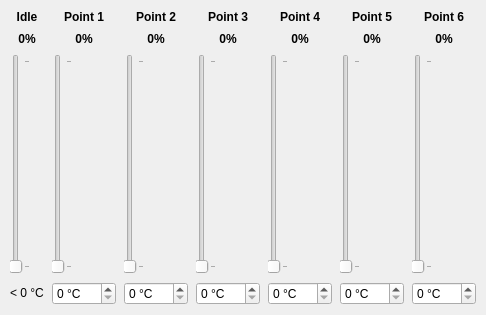
                 <widget class="QWidget" name="tabWidgetPage1">
                  <attribute name="title">
                   <string>CPU Fan</string>
                  </attribute>
                  <layout class="QGridLayout" name="fan1Layout">
                   <property name="leftMargin">
                    <number>10</number>
                   </property>
                   <property name="topMargin">
                    <number>10</number>
                   </property>
                   <property name="rightMargin">
                    <number>10</number>
                   </property>
                   <property name="bottomMargin">
                    <number>10</number>
                   </property>
                   <property name="horizontalSpacing">
                    <number>8</number>
                   </property>
                   <property name="verticalSpacing">
                    <number>8</number>
                   </property>
                   <item row="0" column="0">
                    <widget class="QLabel" name="fan1IdleHeaderLabel">
                     <property name="font">
                      <font>
                       <bold>true</bold>
                      </font>
                     </property>
                     <property name="text">
                      <string>Idle</string>
                     </property>
                     <property name="alignment">
                      <set>Qt::AlignmentFlag::AlignCenter</set>
                     </property>
                     <property name="toolTip">
                      <string>Duty used while the temperature is below the first curve point.</string>
                     </property>
                    </widget>
                   </item>
                   <item row="0" column="1">
                    <widget class="QLabel" name="fan1Point1HeaderLabel">
                     <property name="font">
                      <font>
                       <bold>true</bold>
                      </font>
                     </property>
                     <property name="text">
                      <string>Point 1</string>
                     </property>
                     <property name="alignment">
                      <set>Qt::AlignmentFlag::AlignCenter</set>
                     </property>
                    </widget>
                   </item>
                   <item row="0" column="2">
                    <widget class="QLabel" name="fan1Point2HeaderLabel">
                     <property name="font">
                      <font>
                       <bold>true</bold>
                      </font>
                     </property>
                     <property name="text">
                      <string>Point 2</string>
                     </property>
                     <property name="alignment">
                      <set>Qt::AlignmentFlag::AlignCenter</set>
                     </property>
                    </widget>
                   </item>
                   <item row="0" column="3">
                    <widget class="QLabel" name="fan1Point3HeaderLabel">
                     <property name="font">
                      <font>
                       <bold>true</bold>
                      </font>
                     </property>
                     <property name="text">
                      <string>Point 3</string>
                     </property>
                     <property name="alignment">
                      <set>Qt::AlignmentFlag::AlignCenter</set>
                     </property>
                    </widget>
                   </item>
                   <item row="0" column="4">
                    <widget class="QLabel" name="fan1Point4HeaderLabel">
                     <property name="font">
                      <font>
                       <bold>true</bold>
                      </font>
                     </property>
                     <property name="text">
                      <string>Point 4</string>
                     </property>
                     <property name="alignment">
                      <set>Qt::AlignmentFlag::AlignCenter</set>
                     </property>
                    </widget>
                   </item>
                   <item row="0" column="5">
                    <widget class="QLabel" name="fan1Point5HeaderLabel">
                     <property name="font">
                      <font>
                       <bold>true</bold>
                      </font>
                     </property>
                     <property name="text">
                      <string>Point 5</string>
                     </property>
                     <property name="alignment">
                      <set>Qt::AlignmentFlag::AlignCenter</set>
                     </property>
                    </widget>
                   </item>
                   <item row="0" column="6">
                    <widget class="QLabel" name="fan1Point6HeaderLabel">
                     <property name="font">
                      <font>
                       <bold>true</bold>
                      </font>
                     </property>
                     <property name="text">
                      <string>Point 6</string>
                     </property>
                     <property name="alignment">
                      <set>Qt::AlignmentFlag::AlignCenter</set>
                     </property>
                    </widget>
                   </item>
                   <item row="1" column="0">
                    <widget class="QLabel" name="fan1Speed1Label">
                     <property name="font">
                      <font>
                       <bold>true</bold>
                      </font>
                     </property>
                     <property name="text">
                      <string notr="true">0%</string>
                     </property>
                     <property name="alignment">
                      <set>Qt::AlignmentFlag::AlignCenter</set>
                     </property>
                     <property name="toolTip">
                      <string>Idle duty in percent.</string>
                     </property>
                    </widget>
                   </item>
                   <item row="1" column="1">
                    <widget class="QLabel" name="fan1Speed2Label">
                     <property name="font">
                      <font>
                       <bold>true</bold>
                      </font>
                     </property>
                     <property name="text">
                      <string notr="true">0%</string>
                     </property>
                     <property name="alignment">
                      <set>Qt::AlignmentFlag::AlignCenter</set>
                     </property>
                     <property name="toolTip">
                      <string>Duty at curve point 1 in percent.</string>
                     </property>
                    </widget>
                   </item>
                   <item row="1" column="2">
                    <widget class="QLabel" name="fan1Speed3Label">
                     <property name="font">
                      <font>
                       <bold>true</bold>
                      </font>
                     </property>
                     <property name="text">
                      <string notr="true">0%</string>
                     </property>
                     <property name="alignment">
                      <set>Qt::AlignmentFlag::AlignCenter</set>
                     </property>
                     <property name="toolTip">
                      <string>Duty at curve point 2 in percent.</string>
                     </property>
                    </widget>
                   </item>
                   <item row="1" column="3">
                    <widget class="QLabel" name="fan1Speed4Label">
                     <property name="font">
                      <font>
                       <bold>true</bold>
                      </font>
                     </property>
                     <property name="text">
                      <string notr="true">0%</string>
                     </property>
                     <property name="alignment">
                      <set>Qt::AlignmentFlag::AlignCenter</set>
                     </property>
                     <property name="toolTip">
                      <string>Duty at curve point 3 in percent.</string>
                     </property>
                    </widget>
                   </item>
                   <item row="1" column="4">
                    <widget class="QLabel" name="fan1Speed5Label">
                     <property name="font">
                      <font>
                       <bold>true</bold>
                      </font>
                     </property>
                     <property name="text">
                      <string notr="true">0%</string>
                     </property>
                     <property name="alignment">
                      <set>Qt::AlignmentFlag::AlignCenter</set>
                     </property>
                     <property name="toolTip">
                      <string>Duty at curve point 4 in percent.</string>
                     </property>
                    </widget>
                   </item>
                   <item row="1" column="5">
                    <widget class="QLabel" name="fan1Speed6Label">
                     <property name="font">
                      <font>
                       <bold>true</bold>
                      </font>
                     </property>
                     <property name="text">
                      <string notr="true">0%</string>
                     </property>
                     <property name="alignment">
                      <set>Qt::AlignmentFlag::AlignCenter</set>
                     </property>
                     <property name="toolTip">
                      <string>Duty at curve point 5 in percent.</string>
                     </property>
                    </widget>
                   </item>
                   <item row="1" column="6">
                    <widget class="QLabel" name="fan1Speed7Label">
                     <property name="font">
                      <font>
                       <bold>true</bold>
                      </font>
                     </property>
                     <property name="text">
                      <string notr="true">0%</string>
                     </property>
                     <property name="alignment">
                      <set>Qt::AlignmentFlag::AlignCenter</set>
                     </property>
                     <property name="toolTip">
                      <string>Duty at curve point 6 in percent.</string>
                     </property>
                    </widget>
                   </item>
                   <item row="2" column="0">
                    <widget class="QSlider" name="fan1Speed1Slider">
                     <property name="sizePolicy">
                      <sizepolicy hsizetype="Fixed" vsizetype="Expanding">
                       <horstretch>0</horstretch>
                       <verstretch>0</verstretch>
                      </sizepolicy>
                     </property>
                     <property name="minimumSize">
                      <size>
                       <width>0</width>
                       <height>220</height>
                      </size>
                     </property>
                     <property name="toolTip">
                      <string>Idle duty (percent) used below the first temperature point.</string>
                     </property>
                     <property name="maximum">
                      <number>100</number>
                     </property>
                     <property name="orientation">
                      <enum>Qt::Orientation::Vertical</enum>
                     </property>
                     <property name="tickPosition">
                      <enum>QSlider::TickPosition::TicksBelow</enum>
                     </property>
                     <property name="tickInterval">
                      <number>100</number>
                     </property>
                    </widget>
                   </item>
                   <item row="2" column="1">
                    <widget class="QSlider" name="fan1Speed2Slider">
                     <property name="sizePolicy">
                      <sizepolicy hsizetype="Fixed" vsizetype="Expanding">
                       <horstretch>0</horstretch>
                       <verstretch>0</verstretch>
                      </sizepolicy>
                     </property>
                     <property name="minimumSize">
                      <size>
                       <width>0</width>
                       <height>220</height>
                      </size>
                     </property>
                     <property name="toolTip">
                      <string>Duty (percent) at curve point 1.</string>
                     </property>
                     <property name="maximum">
                      <number>100</number>
                     </property>
                     <property name="orientation">
                      <enum>Qt::Orientation::Vertical</enum>
                     </property>
                     <property name="tickPosition">
                      <enum>QSlider::TickPosition::TicksBelow</enum>
                     </property>
                     <property name="tickInterval">
                      <number>100</number>
                     </property>
                    </widget>
                   </item>
                   <item row="2" column="2">
                    <widget class="QSlider" name="fan1Speed3Slider">
                     <property name="sizePolicy">
                      <sizepolicy hsizetype="Fixed" vsizetype="Expanding">
                       <horstretch>0</horstretch>
                       <verstretch>0</verstretch>
                      </sizepolicy>
                     </property>
                     <property name="minimumSize">
                      <size>
                       <width>0</width>
                       <height>220</height>
                      </size>
                     </property>
                     <property name="toolTip">
                      <string>Duty (percent) at curve point 2.</string>
                     </property>
                     <property name="maximum">
                      <number>100</number>
                     </property>
                     <property name="orientation">
                      <enum>Qt::Orientation::Vertical</enum>
                     </property>
                     <property name="tickPosition">
                      <enum>QSlider::TickPosition::TicksBelow</enum>
                     </property>
                     <property name="tickInterval">
                      <number>100</number>
                     </property>
                    </widget>
                   </item>
                   <item row="2" column="3">
                    <widget class="QSlider" name="fan1Speed4Slider">
                     <property name="sizePolicy">
                      <sizepolicy hsizetype="Fixed" vsizetype="Expanding">
                       <horstretch>0</horstretch>
                       <verstretch>0</verstretch>
                      </sizepolicy>
                     </property>
                     <property name="minimumSize">
                      <size>
                       <width>0</width>
                       <height>220</height>
                      </size>
                     </property>
                     <property name="toolTip">
                      <string>Duty (percent) at curve point 3.</string>
                     </property>
                     <property name="maximum">
                      <number>100</number>
                     </property>
                     <property name="orientation">
                      <enum>Qt::Orientation::Vertical</enum>
                     </property>
                     <property name="tickPosition">
                      <enum>QSlider::TickPosition::TicksBelow</enum>
                     </property>
                     <property name="tickInterval">
                      <number>100</number>
                     </property>
                    </widget>
                   </item>
                   <item row="2" column="4">
                    <widget class="QSlider" name="fan1Speed5Slider">
                     <property name="sizePolicy">
                      <sizepolicy hsizetype="Fixed" vsizetype="Expanding">
                       <horstretch>0</horstretch>
                       <verstretch>0</verstretch>
                      </sizepolicy>
                     </property>
                     <property name="minimumSize">
                      <size>
                       <width>0</width>
                       <height>220</height>
                      </size>
                     </property>
                     <property name="toolTip">
                      <string>Duty (percent) at curve point 4.</string>
                     </property>
                     <property name="maximum">
                      <number>100</number>
                     </property>
                     <property name="orientation">
                      <enum>Qt::Orientation::Vertical</enum>
                     </property>
                     <property name="tickPosition">
                      <enum>QSlider::TickPosition::TicksBelow</enum>
                     </property>
                     <property name="tickInterval">
                      <number>100</number>
                     </property>
                    </widget>
                   </item>
                   <item row="2" column="5">
                    <widget class="QSlider" name="fan1Speed6Slider">
                     <property name="sizePolicy">
                      <sizepolicy hsizetype="Fixed" vsizetype="Expanding">
                       <horstretch>0</horstretch>
                       <verstretch>0</verstretch>
                      </sizepolicy>
                     </property>
                     <property name="minimumSize">
                      <size>
                       <width>0</width>
                       <height>220</height>
                      </size>
                     </property>
                     <property name="toolTip">
                      <string>Duty (percent) at curve point 5.</string>
                     </property>
                     <property name="maximum">
                      <number>100</number>
                     </property>
                     <property name="orientation">
                      <enum>Qt::Orientation::Vertical</enum>
                     </property>
                     <property name="tickPosition">
                      <enum>QSlider::TickPosition::TicksBelow</enum>
                     </property>
                     <property name="tickInterval">
                      <number>100</number>
                     </property>
                    </widget>
                   </item>
                   <item row="2" column="6">
                    <widget class="QSlider" name="fan1Speed7Slider">
                     <property name="sizePolicy">
                      <sizepolicy hsizetype="Fixed" vsizetype="Expanding">
                       <horstretch>0</horstretch>
                       <verstretch>0</verstretch>
                      </sizepolicy>
                     </property>
                     <property name="minimumSize">
                      <size>
                       <width>0</width>
                       <height>220</height>
                      </size>
                     </property>
                     <property name="toolTip">
                      <string>Duty (percent) at curve point 6.</string>
                     </property>
                     <property name="maximum">
                      <number>100</number>
                     </property>
                     <property name="orientation">
                      <enum>Qt::Orientation::Vertical</enum>
                     </property>
                     <property name="tickPosition">
                      <enum>QSlider::TickPosition::TicksBelow</enum>
                     </property>
                     <property name="tickInterval">
                      <number>100</number>
                     </property>
                    </widget>
                   </item>
                   <item row="3" column="0">
                    <widget class="QLabel" name="fan1Speed1TempLabel">
                     <property name="text">
                      <string notr="true">&lt; 0 °C</string>
                     </property>
                     <property name="alignment">
                      <set>Qt::AlignmentFlag::AlignCenter</set>
                     </property>
                     <property name="toolTip">
                      <string>Idle duty applies below the first temperature point.</string>
                     </property>
                    </widget>
                   </item>
                   <item row="3" column="1">
                    <widget class="QSpinBox" name="fan1Speed2TempSpinBox">
                     <property name="maximumSize">
                      <size>
                       <width>70</width>
                       <height>16777215</height>
                      </size>
                     </property>
                     <property name="toolTip">
                      <string>Temperature for curve point 1. Points must be non-decreasing.</string>
                     </property>
                     <property name="suffix">
                      <string notr="true"> °C</string>
                     </property>
                     <property name="maximum">
                      <number>100</number>
                     </property>
                    </widget>
                   </item>
                   <item row="3" column="2">
                    <widget class="QSpinBox" name="fan1Speed3TempSpinBox">
                     <property name="maximumSize">
                      <size>
                       <width>70</width>
                       <height>16777215</height>
                      </size>
                     </property>
                     <property name="toolTip">
                      <string>Temperature for curve point 2. Points must be non-decreasing.</string>
                     </property>
                     <property name="suffix">
                      <string notr="true"> °C</string>
                     </property>
                     <property name="maximum">
                      <number>100</number>
                     </property>
                    </widget>
                   </item>
                   <item row="3" column="3">
                    <widget class="QSpinBox" name="fan1Speed4TempSpinBox">
                     <property name="maximumSize">
                      <size>
                       <width>70</width>
                       <height>16777215</height>
                      </size>
                     </property>
                     <property name="toolTip">
                      <string>Temperature for curve point 3. Points must be non-decreasing.</string>
                     </property>
                     <property name="suffix">
                      <string notr="true"> °C</string>
                     </property>
                     <property name="maximum">
                      <number>100</number>
                     </property>
                    </widget>
                   </item>
                   <item row="3" column="4">
                    <widget class="QSpinBox" name="fan1Speed5TempSpinBox">
                     <property name="maximumSize">
                      <size>
                       <width>70</width>
                       <height>16777215</height>
                      </size>
                     </property>
                     <property name="toolTip">
                      <string>Temperature for curve point 4. Points must be non-decreasing.</string>
                     </property>
                     <property name="suffix">
                      <string notr="true"> °C</string>
                     </property>
                     <property name="maximum">
                      <number>100</number>
                     </property>
                    </widget>
                   </item>
                   <item row="3" column="5">
                    <widget class="QSpinBox" name="fan1Speed6TempSpinBox">
                     <property name="maximumSize">
                      <size>
                       <width>70</width>
                       <height>16777215</height>
                      </size>
                     </property>
                     <property name="toolTip">
                      <string>Temperature for curve point 5. Points must be non-decreasing.</string>
                     </property>
                     <property name="suffix">
                      <string notr="true"> °C</string>
                     </property>
                     <property name="maximum">
                      <number>100</number>
                     </property>
                    </widget>
                   </item>
                   <item row="3" column="6">
                    <widget class="QSpinBox" name="fan1Speed7TempSpinBox">
                     <property name="maximumSize">
                      <size>
                       <width>70</width>
                       <height>16777215</height>
                      </size>
                     </property>
                     <property name="toolTip">
                      <string>Temperature for curve point 6. Points must be non-decreasing.</string>
                     </property>
                     <property name="suffix">
                      <string notr="true"> °C</string>
                     </property>
                     <property name="maximum">
                      <number>100</number>
                     </property>
                    </widget>
                   </item>
                  </layout>
                 </widget>
